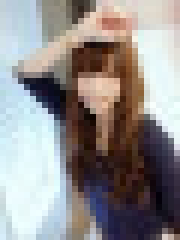
#> input picture TAsample2.png, 30 x 40 px (shown 6 times larger)
$ python makeRT.py
#> lines starting #> are read from the running program, lines starting #| are printed output that depends on the picture
import numpy as np
import matplotlib.pyplot as plt

import random
from deap import base
from deap import creator
from deap import tools


# [83 lines left out: functions evalOneMax, doGT, main, not called in this run]


if __name__ == "__main__":
    creator.create("FitnessMax", base.Fitness, weights=(1.0,))
#> (this line was passed over: deap is not available in this run)
    creator.create("Individual", list, fitness=creator.FitnessMax)
#> (this line was passed over: deap is not available in this run)

    img_ans = plt.imread('TAsample2.png')
#> img_ans is the input picture: shape (40, 30, 3) float32; mean R, G, B 0.574, 0.556, 0.555
    img_ans = img_ans[..., 1]
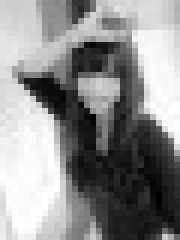
#> img_ans: shape (40, 30) float32 (shown 6 times larger); min 0, max 1, mean 0.556
    img_ans = img_ans.reshape(40*30, )
#> img_ans = 1200 values, max 1 at index 539, min 0 at index 986, mean 0.556
    img_ans = img_ans*255
#> img_ans = 1200 values, max 255 at index 539, min 0 at index 986, mean 141.9

    for i in range(40*30):
        if img_ans[i] < 128:
            img_ans[i] = 0
        else:
            img_ans[i] = 1
#> after the loop, img_ans = 1200 values, max 1 at index 0, min 0 at index 11, mean 0.565

#> (the run stopped early here; a loop or call above may not have finished)
